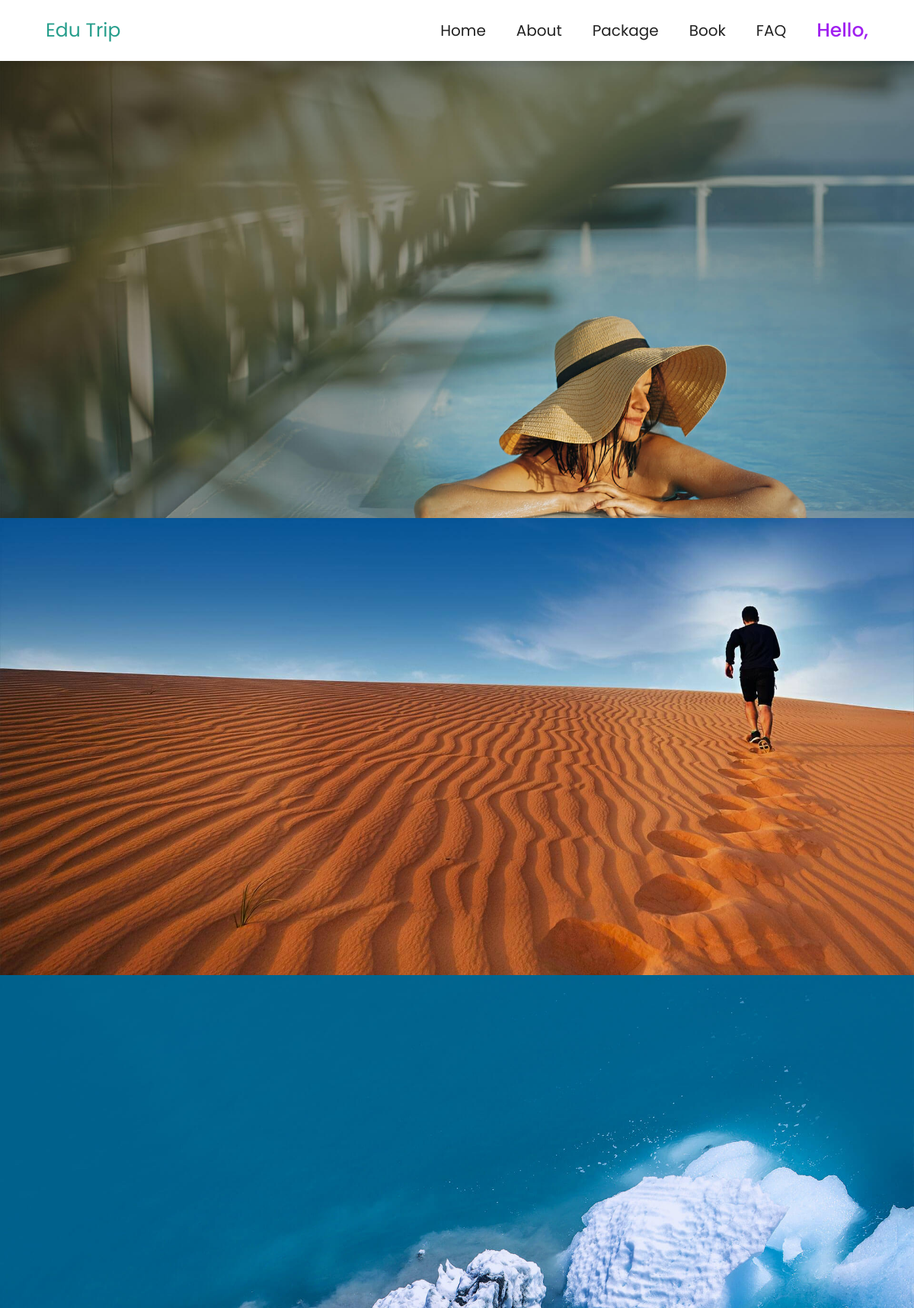
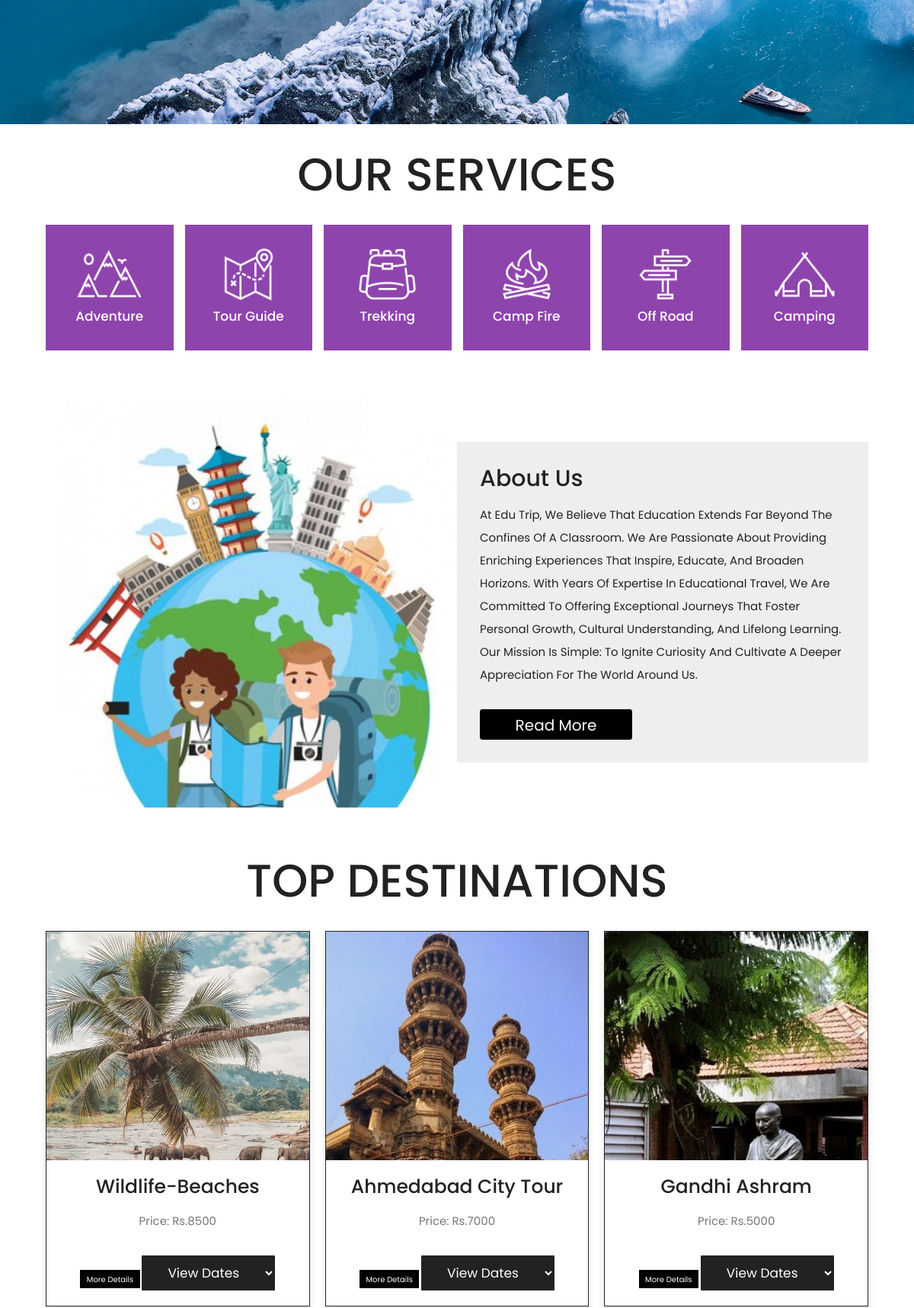
The page / (upper part) on the database its author committed (2 pictures, top to bottom).
### tables this page shows
CREATE TABLE `package` (
  `package_id` varchar(6) NOT NULL,
  `package_type` varchar(100) NOT NULL,
  `filter_category` varchar(100) NOT NULL,
  `filter_state` varchar(100) NOT NULL,
  `filter_grade` varchar(100) NOT NULL,
  `filter_season` varchar(100) NOT NULL,
  `package_name` varchar(100) NOT NULL,
  `package_duration` varchar(10) NOT NULL,
  `package_date1` datetime NOT NULL,
  `package_date2` datetime NOT NULL,
  `package_date3` datetime NOT NULL,
  `package_price` varchar(100) NOT NULL,
  `itenerary_id` varchar(6) NOT NULL,
  `image_id` varchar(100) NOT NULL
);

### index.php (the view, shortened to what this page needs)
<!DOCTYPE html>
<html lang="en">
<head>
   <link rel="stylesheet" href="https://unpkg.com/swiper@7/swiper-bundle.min.css" />
   <link rel="stylesheet" href="https://cdnjs.cloudflare.com/ajax/libs/font-awesome/5.15.4/css/all.min.css">
   <link rel="stylesheet" href="css/style.css">
   <link href="https://cdn.jsdelivr.net/npm/bootstrap@5.0.2/dist/css/bootstrap.min.css" rel="stylesheet"
>
</head>
<body>
<section class="header">
   <a href="index.php" class="logo" style="text-decoration:none;color:#279e8c;">Edu Trip</a>
   <nav class="navbar">
      <a href="index.php" style="text-decoration:none">home</a>
      <a href="about.php" style="text-decoration:none">about</a>
      <a href="package.php" style="text-decoration:none">package</a>
      <a href="book.php" style="text-decoration:none">book</a>
      <a href="faq.php" style="text-decoration:none">FAQ</a>
      <h1 style="color:#A020F0;margin: 0px 0px 0px 20px;">Hello,<?php echo $_SESSION['institute_name'];?></h1>
   </nav>
</section>
<section class="home">
   <div class="swiper home-slider">
      <div class="swiper-wrapper">
         <div class="swiper-slide slide" style="background:url(images/home-slide-1.jpg) no-repeat">
         </div>
         <div class="swiper-slide slide" style="background:url(images/home-slide-2.jpg) no-repeat">
         </div>
         <div class="swiper-slide slide" style="background:url(images/home-slide-3.jpg) no-repeat">
         </div>
      </div>
   </div>
</section>
<section class="services">
   <h1 class="heading-title"> our services </h1>
   <div class="box-container">
      <div class="box">
         <img src="images/icon-1.png" alt="">
         <h3>adventure</h3>
      </div>
      <div class="box">
         <img src="images/icon-2.png" alt="">
         <h3>tour guide</h3>
      </div>
      <div class="box">
         <img src="images/icon-3.png" alt="">
         <h3>trekking</h3>
      </div>
      <div class="box">
         <img src="images/icon-4.png" alt="">
         <h3>camp fire</h3>
      </div>
      <div class="box">
         <img src="images/icon-5.png" alt="">
         <h3>off road</h3>
      </div>
      <div class="box">
         <img src="images/icon-6.png" alt="">
         <h3>camping</h3>
      </div>
   </div>
</section>
<section class="home-about">
   <div class="image">
      <img src="images/about-img1.jpeg" alt="">
   </div>
   <div class="content">
      <h3>about us</h3>
      <p>At Edu Trip, we believe that education extends far beyond the confines of a classroom. We are passionate about providing enriching experiences that inspire, educate, and broaden horizons. With years of expertise in educational travel, we are committed to offering exceptional journeys that foster personal growth, cultural understanding, and lifelong learning.
Our mission is simple: to ignite curiosity and cultivate a deeper appreciation for the world around us. </p>
<a href="about.php" class="btn" style="color: white; text-decoration: none; padding: 5px 10px; border: 1px solid black; border-radius: 3px;font-size:20px;background-color:black;height:40px; width:200px;">Read more</a>
   </div>
</section>
<section class="packages">
   <h1 class="heading-title">top destinations</h1>
   <div class="box-container">
   <?php
$servername = "localhost";
$username = "root";
$password = "";
$dbname = "project";
$conn = new mysqli($servername, $username, $password, $dbname);
$page = isset($_GET['page']) ? $_GET['page'] : 1;
$limit = 3;
$start = ($page - 1) * $limit;
$sql = "SELECT * FROM package LIMIT $start, $limit";
$result = $conn->query($sql);
if ($result->num_rows > 0) {
    while($row = $result->fetch_assoc()) {
?>
        <div class="box">
        <div class="image">
            <img src="<?php echo $row['image_id']; ?>" alt="" style="width: 250; height: 500px;">
         </div>
            <div class="content">
                <h3><?php echo $row['package_name']; ?></h3>
                <p><?php echo "Price: Rs." .$row['package_price']; ?></p>
                <form>
                    <a href="itinerary.php?package_id=<?php  ?>" class="btn" style="background-color:black; height:30px, width:30px; color:white; border-radius:0%;">More Details</a>
                    <select class="dropdown">
                        <option value="" disabled selected>View Dates</option>
                    </select>
                </form>
            </div>
        </div>
<?php
    }
} else {
    echo "0 results";
}
?>
</div>
</section>
</body>
</html>

### css/style.css (style rules this page uses)
:root { --main-color:#8e44ad; --black:#222; --white:#fff; --light-black:#777; --light-white:#fff9; --dark-bg:rgba(0,0,0,.7); --light-bg:#eee; --border:.1rem solid var(--black); --box-shadow:0 .5rem 1rem rgba(0,0,0,.1); --text-shadow:0 1.5rem 3rem rgba(0,0,0,.3); }
* { font-family: 'Poppins', sans-serif; margin:0; padding:0; box-sizing: border-box; outline: none; border:none; text-decoration: none; text-transform: capitalize; }
html { font-size: 62.5%; overflow-x: hidden; }
section { padding:5rem 10%; }
.btn { display: inline-block; background: var(--black); margin-top: 1rem; color:var(--white); font-size: 1.7rem; padding:1rem 3rem; cursor: pointer; }
.dropdown { display: inline-block; background:var(--black); color:var(--white); padding: 1rem 3rem; border: none; cursor: pointer; width: 175px; border-radius: 1px; font-size: 1.7rem; margin-top: 1rem; }
.dropdown option { background-color: var(--black); color: var(--white); padding: 1rem 3rem; border: none; cursor: pointer; border-radius: 5px; font-size: 16px; }
.heading-title { text-align: center; margin-bottom: 3rem; font-size: 6rem; text-transform: uppercase; color:var(--black); }
.header { position: sticky; top:0; left:0; right:0; z-index: 1000; background-color: var(--white); display: flex; padding-top: 2rem; padding-bottom: 2rem; box-shadow: var(--box-shadow); align-items: center; justify-content: space-between; }
.header .logo { font-size: 2.5rem; color:var(--black); }
.header .navbar a { font-size: 2rem; margin-left: 2rem; color:var(--black); }
.home { padding:0; }
.home .slide { text-align: center; padding:2rem; display: flex; align-items: center; justify-content: center; background-size: cover !important; background-position: center !important; min-height: 60rem; }
.services .box-container { display: grid; grid-template-columns: repeat(auto-fit, minmax(16rem, 1fr)); gap: 1.5rem; }
.services .box-container .box { padding:3rem 2rem; text-align: center; background: var(--main-color); cursor: pointer; }
.services .box-container .box img { height: 7rem; }
.services .box-container .box h3 { color:var(--white); font-size: 1.7rem; padding-top: 1rem; }
.home-about { display: flex; align-items: center; flex-wrap: wrap; }
.home-about .image { flex:1 1 41rem; }
.home-about .image img { width: 100%; }
.home-about .content { flex:1 1 41rem; padding:3rem; background: var(--light-bg); }
.home-about .content h3 { font-size: 3rem; color:var(--black); }
.home-about .content p { font-size: 1.5rem; padding:1rem 0; line-height: 2; color:var(--black); }
.packages .box-container { display: grid; grid-template-columns: repeat(auto-fit, minmax(30rem, 1fr)); gap: 2rem; }
.packages .box-container .box { border:var(--border); box-shadow: var(--box-shadow); background: var(--white); display: none; }
.packages .box-container .box:nth-child(1), .packages .box-container .box:nth-child(2), .packages .box-container .box:nth-child(3), .packages .box-container .box:nth-child(4), .packages .box-container .box:nth-child(5), .packages .box-container .box:nth-child(6) { display: inline-block; }
.packages .box-container .box .image { height: 300px; overflow: hidden; }
.packages .box-container .box .image img { height: 100%; width: 100%; object-fit: cover; transition: .2s linear; }
.packages .box-container .box .content { padding:2rem; text-align: center; }
.packages .box-container .box .content h3 { font-size: 2.5rem; color:var(--black); }
.packages .box-container .box .content p { font-size: 1.5rem; color:var(--light-black); line-height: 2; padding:1rem 0; }
@media (max-width:1200px) { section { padding:3rem 5%; } }

### index.php (style rules this page uses)
.navbar { display: flex; align-items: center; }
.navbar a { margin-right: 20px; text-decoration: none; color: #fff; }

### rows shown on the page
package: image (picture), package_name "Wildlife-Beaches", package_price "8500"
package: image (picture), package_name "Ahmedabad City Tour", package_price "7000"
package: image (picture), package_name "Gandhi Ashram", package_price "5000"
